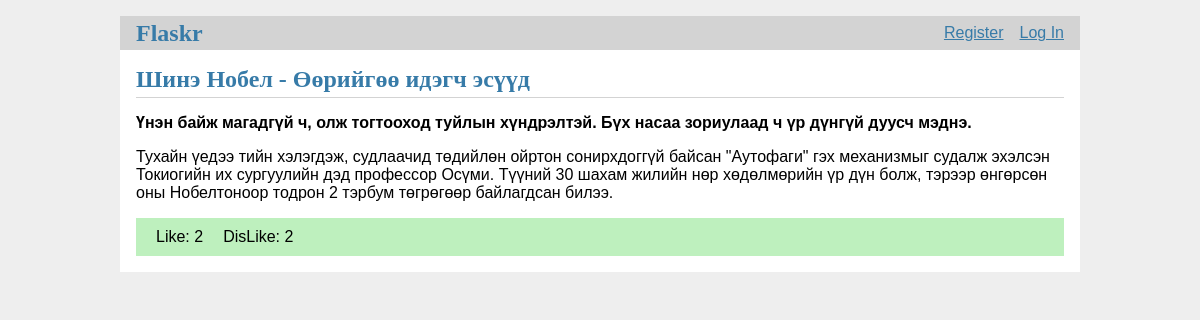
Before: /detail/4 with the older database file.
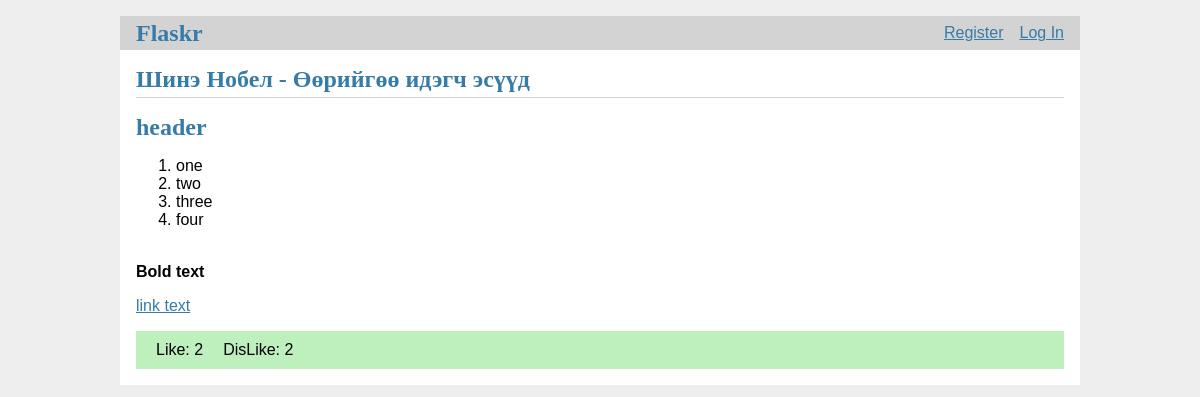
After: the same page with the newer database file.
### tables this page shows
CREATE TABLE post (
  id INTEGER PRIMARY KEY AUTOINCREMENT,
  author_id INTEGER NOT NULL,
  created TIMESTAMP NOT NULL DEFAULT CURRENT_TIMESTAMP,
  title TEXT NOT NULL,
  body TEXT NOT NULL,
  FOREIGN KEY (author_id) REFERENCES user (id)
);

### flaskr/blog.py (the view)
@bp.route('/detail/<int:post_id>')
def detail(post_id):
    db = get_db()
    post = db.execute(
        'SELECT * FROM post WHERE id=' + str(post_id)).fetchone()
    return render_template('blog/detail.html', post=post)

### flaskr/auth.py (called while the page is built)
@bp.before_app_request
def load_logged_in_user():
    user_id = session.get('user_id')
    if user_id is None:
        g.user = None
    else:
        g.user = get_db().execute(
            'SELECT * FROM user WHERE id = ?', (user_id,)
        ).fetchone()

### flaskr/db.py (called while the page is built)
def get_db():
    if 'db' not in g:
        g.db = sqlite3.connect(
            current_app.config['DATABASE'],
            detect_types=sqlite3.PARSE_DECLTYPES
        )
        g.db.row_factory = sqlite3.Row
    return g.db

### flaskr/templates/blog/detail.html (shortened to what this page needs)
{% extends 'base.html' %}
{% block extracss %}
  <link rel="stylesheet" href="/static/css/detail.css"/>
{% endblock %}
{% block header %}
  <h1>{% block title %} {{ post['title'] }} {% endblock %}</h1>
{% endblock %}
{% block content %}
  {{post['body'] | markdown}}
  <div class="meta" data-postid="{{post['id']}}">
  		<span class="btn action-like">Like: <span class='like'>2</span></span>
  		<span class="btn action-dislike">DisLike: <span class='dislike'>2</span></span>
  </div>
{% endblock %}

Changed rows visible on the page:
changed post "Шинэ Нобел - Өөрийгөө идэгч эсүүд": body "Үнэн байж магадгүй ч, олж тогтооход туйлын хүндрэлтэй. Бүх насаа зориулаад ч үр дүнгүй дуусч мэднэ. Тухайн үедээ тийн хэлэгдэж, судлаачид төдийлөн ойртон сонирхдоггүй байсан \"Аутофаги\" гэх механизмыг судалж эхэлсэн Токиогийн их сургуулийн дэд профессор Осүми. Түүний 30 шахам жилийн нөр хөдөлмөрийн үр дүн болж, тэрээр өнгөрсөн оны Нобелтоноор тодрон 2 тэрбум төгрөгөөр байлагдсан билээ." → "header one two three four Bold text link text"
